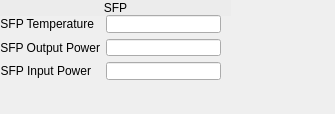
<?xml version="1.0" encoding="UTF-8"?>
<ui version="4.0">
 <class>Form</class>
 <widget class="QWidget" name="Form">
  <property name="geometry">
   <rect>
    <x>0</x>
    <y>0</y>
    <width>335</width>
    <height>114</height>
   </rect>
  </property>
  <property name="windowTitle">
   <string>Form</string>
  </property>
  <widget class="caLabel" name="calabel">
   <property name="geometry">
    <rect>
     <x>0</x>
     <y>0</y>
     <width>231</width>
     <height>16</height>
    </rect>
   </property>
   <property name="styleSheet">
    <string notr="true">background-color: rgb(236, 236, 236, 255);</string>
   </property>
   <property name="text">
    <string>SFP</string>
   </property>
   <property name="alignment">
    <set>Qt::AlignCenter</set>
   </property>
  </widget>
  <widget class="QWidget" name="formLayoutWidget">
   <property name="geometry">
    <rect>
     <x>0</x>
     <y>15</y>
     <width>221</width>
     <height>65</height>
    </rect>
   </property>
   <layout class="QFormLayout" name="formLayout">
    <property name="fieldGrowthPolicy">
     <enum>QFormLayout::AllNonFixedFieldsGrow</enum>
    </property>
    <item row="0" column="0">
     <widget class="QLabel" name="label_16">
      <property name="text">
       <string>SFP Temperature</string>
      </property>
      <property name="alignment">
       <set>Qt::AlignRight|Qt::AlignTrailing|Qt::AlignVCenter</set>
      </property>
     </widget>
    </item>
    <item row="0" column="1">
     <widget class="caLineEdit" name="calineedit_6">
      <property name="toolTip">
       <string>Transceiver temperature in Celsius</string>
      </property>
      <property name="channel" stdset="0">
       <string notr="true">$(EVR):SFP-T-I</string>
      </property>
      <property name="unitsEnabled">
       <bool>true</bool>
      </property>
     </widget>
    </item>
    <item row="1" column="0">
     <widget class="QLabel" name="label_17">
      <property name="text">
       <string>SFP Output Power</string>
      </property>
      <property name="alignment">
       <set>Qt::AlignRight|Qt::AlignTrailing|Qt::AlignVCenter</set>
      </property>
     </widget>
    </item>
    <item row="1" column="1">
     <widget class="caLineEdit" name="calineedit_7">
      <property name="toolTip">
       <string>Transceiver optical output power</string>
      </property>
      <property name="channel" stdset="0">
       <string notr="true">$(EVR):SFP-Pwr-TX-I</string>
      </property>
      <property name="unitsEnabled">
       <bool>true</bool>
      </property>
     </widget>
    </item>
    <item row="2" column="0">
     <widget class="QLabel" name="label_18">
      <property name="text">
       <string>SFP Input Power</string>
      </property>
      <property name="alignment">
       <set>Qt::AlignRight|Qt::AlignTrailing|Qt::AlignVCenter</set>
      </property>
     </widget>
    </item>
    <item row="2" column="1">
     <widget class="caLineEdit" name="calineedit_8">
      <property name="toolTip">
       <string>Transceiver optical input power</string>
      </property>
      <property name="channel" stdset="0">
       <string notr="true">$(EVR):SFP-Pwr-RX-I</string>
      </property>
      <property name="unitsEnabled">
       <bool>true</bool>
      </property>
     </widget>
    </item>
   </layout>
  </widget>
  <widget class="caRelatedDisplay" name="carelateddisplay_3">
   <property name="geometry">
    <rect>
     <x>219</x>
     <y>0</y>
     <width>41</width>
     <height>31</height>
    </rect>
   </property>
   <property name="toolTip">
    <string>Detailed SFP information</string>
   </property>
   <property name="background">
    <color>
     <red>183</red>
     <green>157</green>
     <blue>92</blue>
    </color>
   </property>
   <property name="labels">
    <string notr="true">More</string>
   </property>
   <property name="files">
    <string notr="true">G_EVR_VME_sfp.ui</string>
   </property>
   <property name="args">
    <string notr="true">EVR=$(EVR)</string>
   </property>
  </widget>
 </widget>
 <customwidgets>
  <customwidget>
   <class>caRelatedDisplay</class>
   <extends>QWidget</extends>
   <header>caRelatedDisplay</header>
  </customwidget>
  <customwidget>
   <class>caLabel</class>
   <extends>QLabel</extends>
   <header>caLabel</header>
  </customwidget>
  <customwidget>
   <class>caLineEdit</class>
   <extends>QLineEdit</extends>
   <header>caLineEdit</header>
  </customwidget>
 </customwidgets>
 <resources/>
 <connections/>
</ui>
